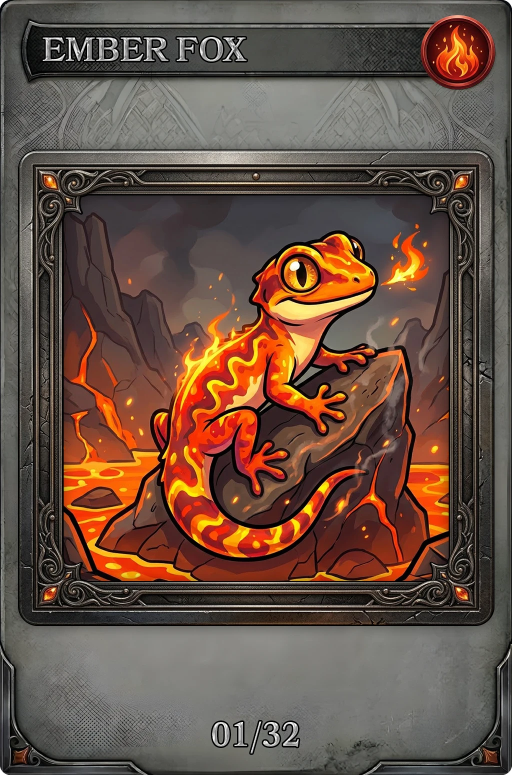
#> input picture 01.webp, 1024 x 1550 px, found by its file name (shown at 1/2 size)
$ python cards-import.py ../01.webp
#> lines starting #> are read from the running program, lines starting #| are printed output that depends on the picture
"""Neue Kartendesigns übernehmen (vom Projektinhaber: fertige Karten 1024 × 1550 mit
Rahmen, Bild, Name, Element-Symbol und Nummer).

    python3 scripts/cards-import.py QUELLORDNER

QUELLORDNER enthält 01.webp … 32.webp (für Karte 1 gilt 01_new.webp, falls vorhanden)
und Holo-Masken NN_Holomask.webp (weiß = starker Holo-Effekt, schwarz = keiner,
grau = etwas). Schreibt:

  assets-src/cards/NN.webp, NN_Holomask.webp  Originale, unverändert
  public/assets/cards/NN.webp                 Kartenbild für 3D und Großansicht (WebP q82)
  public/assets/cards/thumbs/NN.webp          Vorschau 330 px breit (Sammlungsraster, Übersicht)
  public/assets/cards/NN-holo.webp            Holo-Maske als Alpha: weiß, Alpha = Helligkeit
                                              (so nutzen 3D-Shader und CSS-mask-image dieselbe Datei)

Vorschaubilder sind wichtig: 32 Karten in voller Größe bräuchten dekodiert ~200 MB.
"""

import os
import shutil
import sys

import numpy as np
from PIL import Image

ROOT = os.path.join(os.path.dirname(__file__), '..')
SRC_KEEP = os.path.join(ROOT, 'assets-src', 'cards')
OUT = os.path.join(ROOT, 'public', 'assets', 'cards')
COUNT = 32
THUMB_W = 330


def main(src_dir):
#> called with src_dir = '../01.webp'
    os.makedirs(SRC_KEEP, exist_ok=True)
    os.makedirs(os.path.join(OUT, 'thumbs'), exist_ok=True)
    for n in range(1, COUNT + 1):
        nn = f'{n:02d}'
        src = os.path.join(src_dir, f'{nn}_new.webp')
        if not os.path.exists(src):
            src = os.path.join(src_dir, f'{nn}.webp')
        shutil.copyfile(src, os.path.join(SRC_KEEP, f'{nn}.webp'))
        card = Image.open(src).convert('RGBA')
#> card is the input picture: PIL image 1024x1550 RGBA; mean R, G, B, A 104.4, 81.2, 68.7, 254.9
        card.save(os.path.join(OUT, f'{nn}.webp'), quality=82, alpha_quality=90, method=6)
        thumb = card.resize((THUMB_W, round(THUMB_W * card.height / card.width)), Image.LANCZOS)
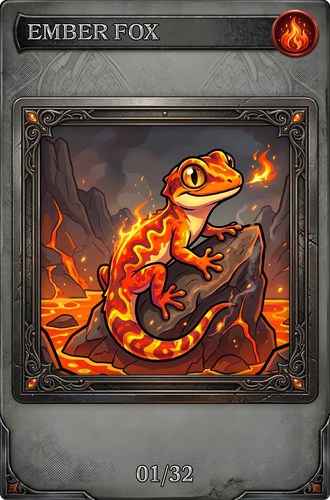
#> thumb: PIL image 330x500 RGBA; mean R, G, B, A 104.4, 81.3, 68.8, 254.9; transparent parts drawn white
        thumb.save(os.path.join(OUT, 'thumbs', f'{nn}.webp'), quality=82, alpha_quality=90, method=6)

        mask_src = os.path.join(src_dir, f'{nn}_Holomask.webp')
        if os.path.exists(mask_src):
            shutil.copyfile(mask_src, os.path.join(SRC_KEEP, f'{nn}_Holomask.webp'))
            m = np.asarray(Image.open(mask_src).convert('RGBA')).astype(np.float32)
            lum = m[..., :3] @ np.array([0.299, 0.587, 0.114], dtype=np.float32)
            alpha = np.clip(lum * (m[..., 3] / 255), 0, 255).astype(np.uint8)
            out = np.dstack([np.full_like(alpha, 255)] * 3 + [alpha])
            Image.fromarray(out, 'RGBA').save(os.path.join(OUT, f'{nn}-holo.webp'), quality=90, alpha_quality=92, method=6)
            print(f'{nn}: Karte + Holo-Maske')
#> pass 2 of the loop in main, `for n in range(1, COUNT + 1):`:
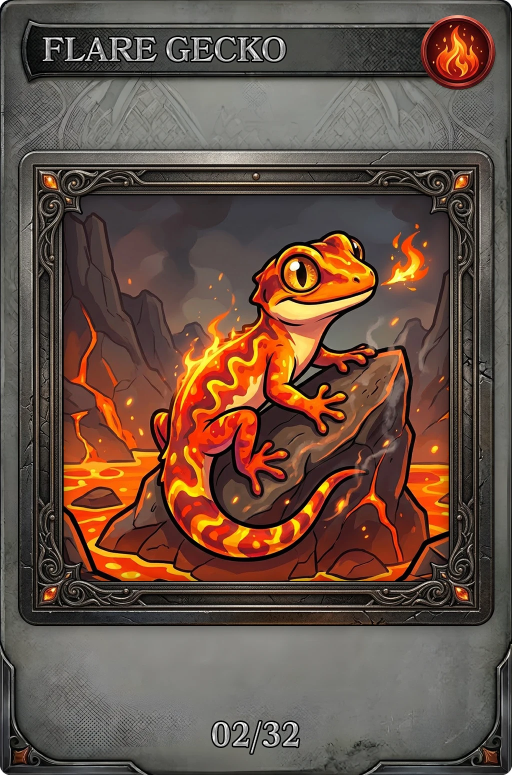
#> input picture 02.webp, 1024 x 1550 px, found by its file name (shown at 1/2 size)
#> in main, card is the input picture: PIL image 1024x1550 RGBA; mean R, G, B, A 104.4, 81.1, 68.7, 254.9
#> in main, `thumb = card.resize((THUMB_W, round(THUMB_W * card.height / card.width..`:
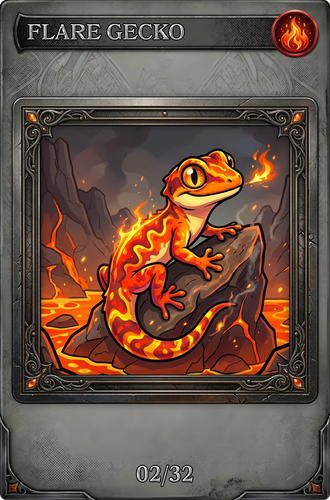
#> thumb: PIL image 330x500 RGBA; mean R, G, B, A 104.4, 81.2, 68.8, 254.9; transparent parts drawn white
    print(f'{COUNT} Karten -> {os.path.relpath(OUT, ROOT)}/')


if __name__ == '__main__':
#> (the run stopped early here; a loop or call above may not have finished)
